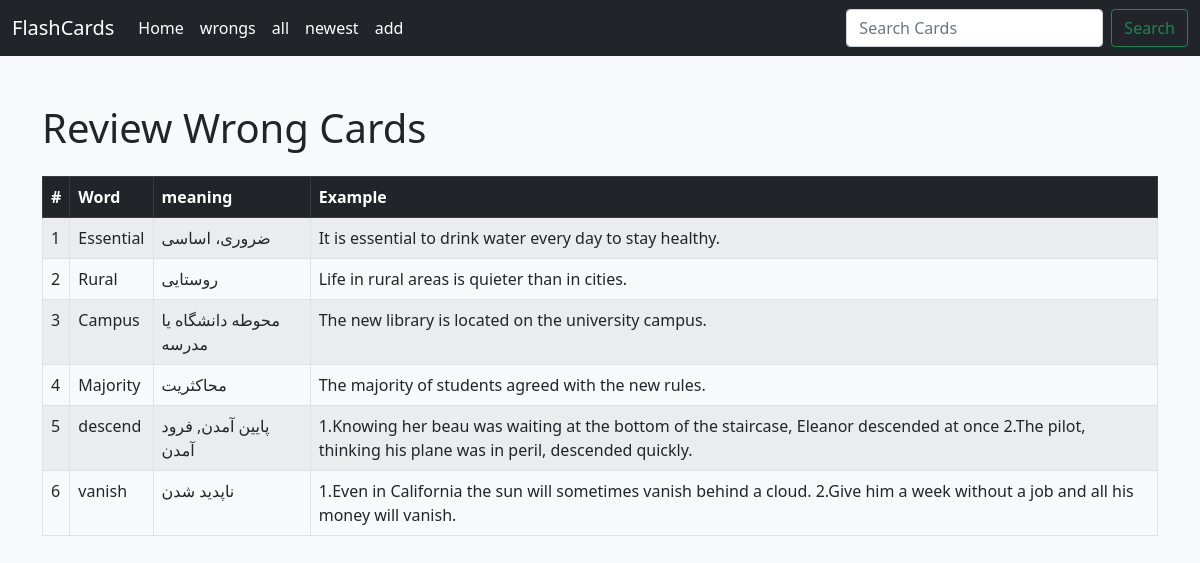
Page /cardswrong/ on the earlier database version.
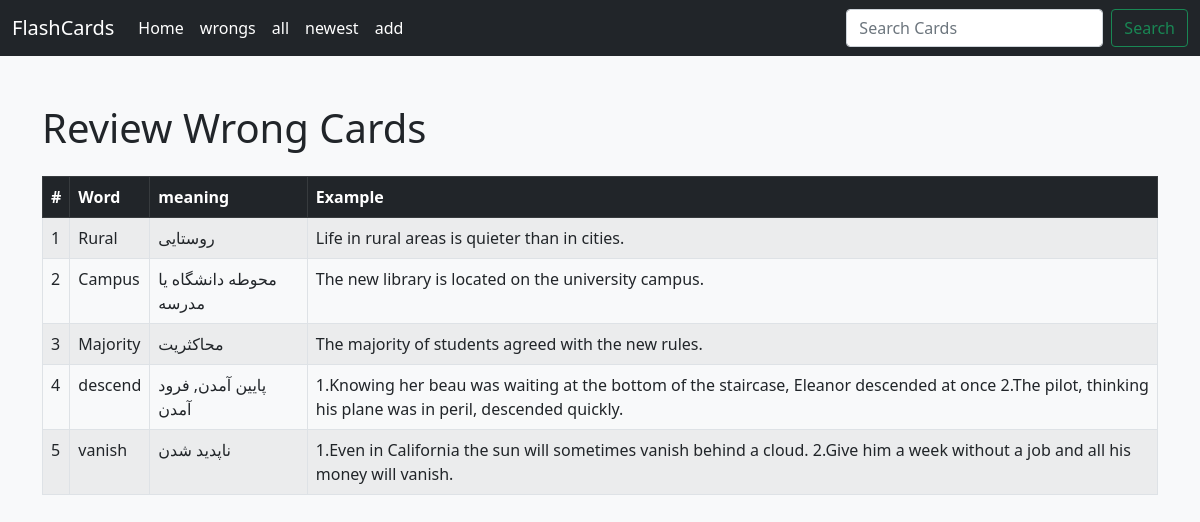
Same page on the later database version.
### home/models.py (models this page shows, shortened)
class FlashCard(models.Model):
    word = models.CharField(max_length=512)
    meaning = models.CharField(max_length=512)
    example = models.CharField(max_length=1024, null=True, blank=True)
    rate = models.SmallIntegerField(default=0)
    last_reply = models.BooleanField(default=False)
    created_at = models.DateTimeField(auto_now_add=True)
    next_review_date = models.DateField()

### home/views.py (the view)
# urls.py: path("cardswrong/" ,CardsWrongView.as_view(),name="cardswrong"),
class CardsWrongView(View):
    def get(self, request):
        title = "wrong Cards"
        cards = FlashCard.objects.filter(last_reply=False)
        return render(
            request, "home/cards_wrong.html", {"cards": cards, "title": title}
        )

### home/templates/home/cards_wrong.html
{% extends 'base.html' %}
{% block content %}
  <h1 class="mb-4">Review Wrong Cards</h1>
  {% if cards %}
    <table class="table table-bordered table-striped">
      <thead class="table-dark">
        <tr>
          <th>#</th>
          <th>Word</th>
          <th>meaning</th>
          <th>Example</th>
        </tr>
      </thead>
      <tbody>
        {% for card in cards %}
          <tr>
            <td>{{ forloop.counter }}</td>
            <td>{{ card.word }}</td>
            <td>{{ card.meaning }}</td>
            <td>{{ card.example }}</td>
          </tr>
        {% endfor %}
      </tbody>
    </table>
  {% else %}
    <div class="alert alert-warning" role="alert">No cards available.</div>
  {% endif %}
{% endblock %}

Differences in the rows shown:
no longer on this page (row edited): FlashCard: word "Essential", meaning "ضروری، اساسی", example "It is essential to drink water every day to stay healthy."
